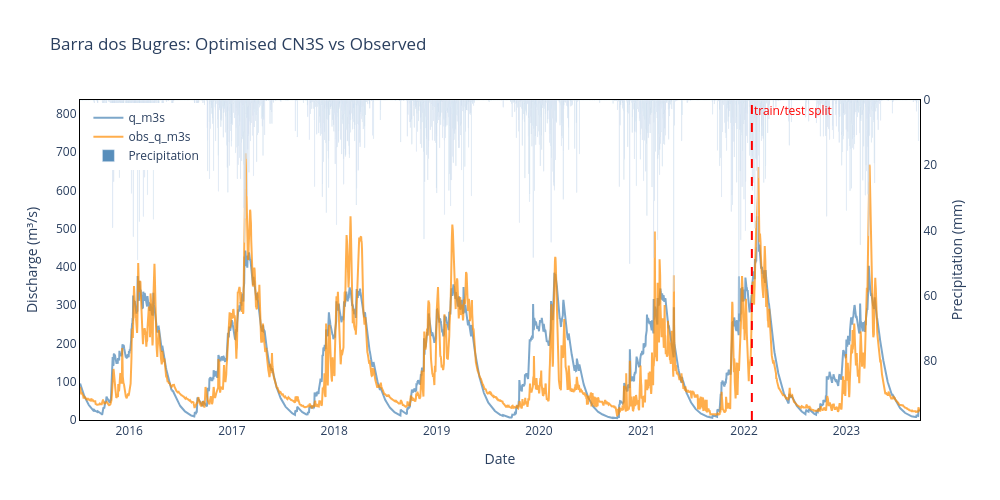

The cell this chart's notebook holds for it:
### Code cell
import plotly.graph_objects as go

fig = go.Figure()

# Discharge traces (primary y-axis)
fig.add_trace(
    go.Scatter(
        x=results.index,
        y=results["q_m3s"],
        name="q_m3s",
        line={"color": "steelblue"},
        opacity=0.7,
    ),
)
fig.add_trace(
    go.Scatter(
        x=results.index,
        y=results["obs_q_m3s"],
        name="obs_q_m3s",
        line={"color": "darkorange"},
        opacity=0.7,
    ),
)

# Train/test split vertical line
split_date = results.index[split]
fig.add_shape(
    type="line",
    x0=split_date,
    x1=split_date,
    y0=0,
    y1=1,
    yref="paper",
    line={"color": "red", "dash": "dash"},
)
fig.add_annotation(
    x=split_date,
    y=1,
    yref="paper",
    text="train/test split",
    showarrow=False,
    xanchor="left",
    yanchor="top",
    font={"color": "red"},
)

# Axis headroom to reduce visual overlap between lines and bars
q_max = float(results[["q_m3s", "obs_q_m3s"]].max().max())
prec_max = float(results["prec"].max())
q_upper = q_max * 1.2
prec_upper = prec_max * 1.5

# Precipitation bars (secondary y-axis, inverted)
fig.add_trace(
    go.Bar(
        x=results.index,
        y=results["prec"],
        name="Precipitation",
        marker_color="steelblue",
        opacity=0.9,
        yaxis="y2",
    )
)

_axis_style = {"showline": True, "linewidth": 1, "linecolor": "black", "mirror": True}

fig.update_layout(
    title="Barra dos Bugres: Optimised CN3S vs Observed",
    xaxis={"title": "Date", **_axis_style},
    yaxis={"title": "Discharge (m³/s)", "range": [0, q_upper], **_axis_style},
    yaxis2={
        "title": "Precipitation (mm)",
        "overlaying": "y",
        "side": "right",
        "range": [prec_upper, 0],
        **_axis_style,
    },
    legend={"x": 0.01, "y": 0.99},
    height=500,
    width=1000,
    plot_bgcolor="white",
)

fig.show()

### Figure 1 — Plotly figure (JSON) as saved in the notebook; plotly's stock layout.template omitted (floating-point values rounded to 4 significant figures; data arrays with more than 128 entries replaced by an {"elided": "..."} marker saying what was removed)
{"data": [{"line": {"color": "steelblue"}, "name": "q_m3s", "opacity": 0.7, "type": "scatter", "x": {"elided": "2995 str values"}, "y": {"elided": "2995 float values"}}, {"line": {"color": "darkorange"}, "name": "obs_q_m3s", "opacity": 0.7, "type": "scatter", "x": {"elided": "2995 str values"}, "y": {"elided": "2995 float values"}}, {"marker": {"color": "steelblue"}, "name": "Precipitation", "opacity": 0.9, "type": "bar", "x": {"elided": "2995 str values"}, "y": {"elided": "2995 float values"}, "yaxis": "y2"}], "layout": {"annotations": [{"font": {"color": "red"}, "showarrow": false, "text": "train/test split", "x": "2022-01-29T00:00:00", "xanchor": "left", "y": 1, "yanchor": "top", "yref": "paper"}], "height": 500, "legend": {"x": 0.01, "y": 0.99}, "plot_bgcolor": "white", "shapes": [{"line": {"color": "red", "dash": "dash"}, "type": "line", "x0": "2022-01-29T00:00:00", "x1": "2022-01-29T00:00:00", "y0": 0, "y1": 1, "yref": "paper"}], "title": {"text": "Barra dos Bugres: Optimised CN3S vs Observed"}, "width": 1000, "xaxis": {"linecolor": "black", "linewidth": 1, "mirror": true, "showline": true, "title": {"text": "Date"}}, "yaxis": {"linecolor": "black", "linewidth": 1, "mirror": true, "range": [0, 835.9], "showline": true, "title": {"text": "Discharge (m³/s)"}}, "yaxis2": {"linecolor": "black", "linewidth": 1, "mirror": true, "overlaying": "y", "range": [98.05, 0], "showline": true, "side": "right", "title": {"text": "Precipitation (mm)"}}}}
